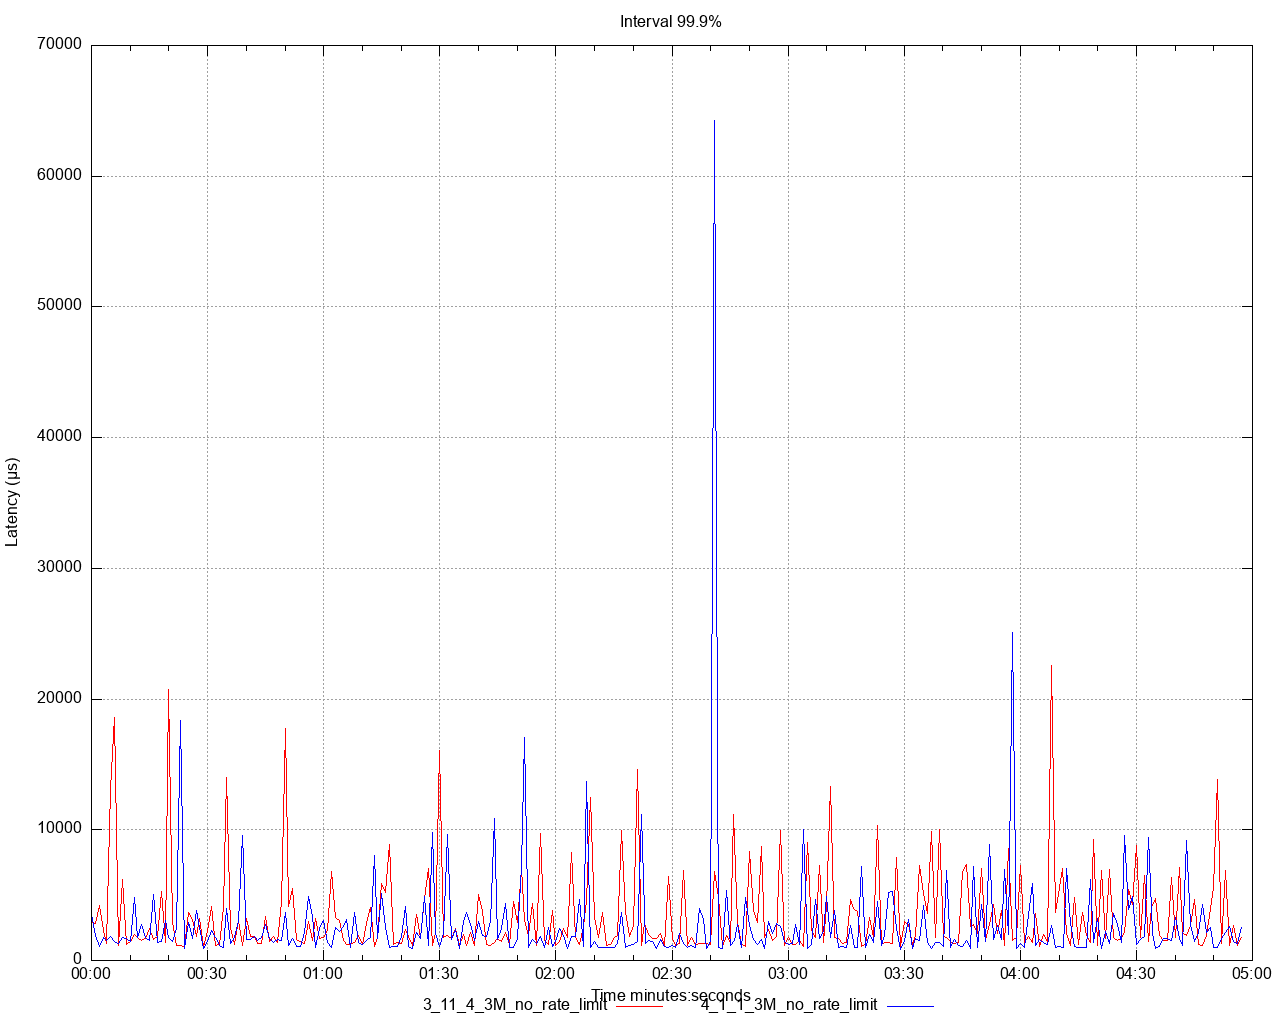

gnuplot code for this plot:
set title 'Interval 99.9%' noenhanced
set style data lines
set datafile separator ","
set terminal png size 1280,1024
set grid
set key below
set xdata time
set timefmt "%s"
offset = 0
t0(x)=(offset=($0==0) ? x : offset, x - offset)
set xlabel 'Time minutes:seconds'
set ylabel 'Latency (μs)'
set output '/Users/ahmet.mircik/simulator/tests/report_3M_no_rate_limit/latency/latency_interval_999_set.png'
plot \
   '/Users/ahmet.mircik/simulator/tests/report_3M_no_rate_limit/data/latency_interval_999_set_1.data' using (t0(timecolumn(1))):2 title "3_11_4_3M_no_rate_limit" noenhanced lt rgb "red", \
   '/Users/ahmet.mircik/simulator/tests/report_3M_no_rate_limit/data/latency_interval_999_set_2.data' using (t0(timecolumn(1))):2 title "4_1_1_3M_no_rate_limit" noenhanced lt rgb "blue", \
